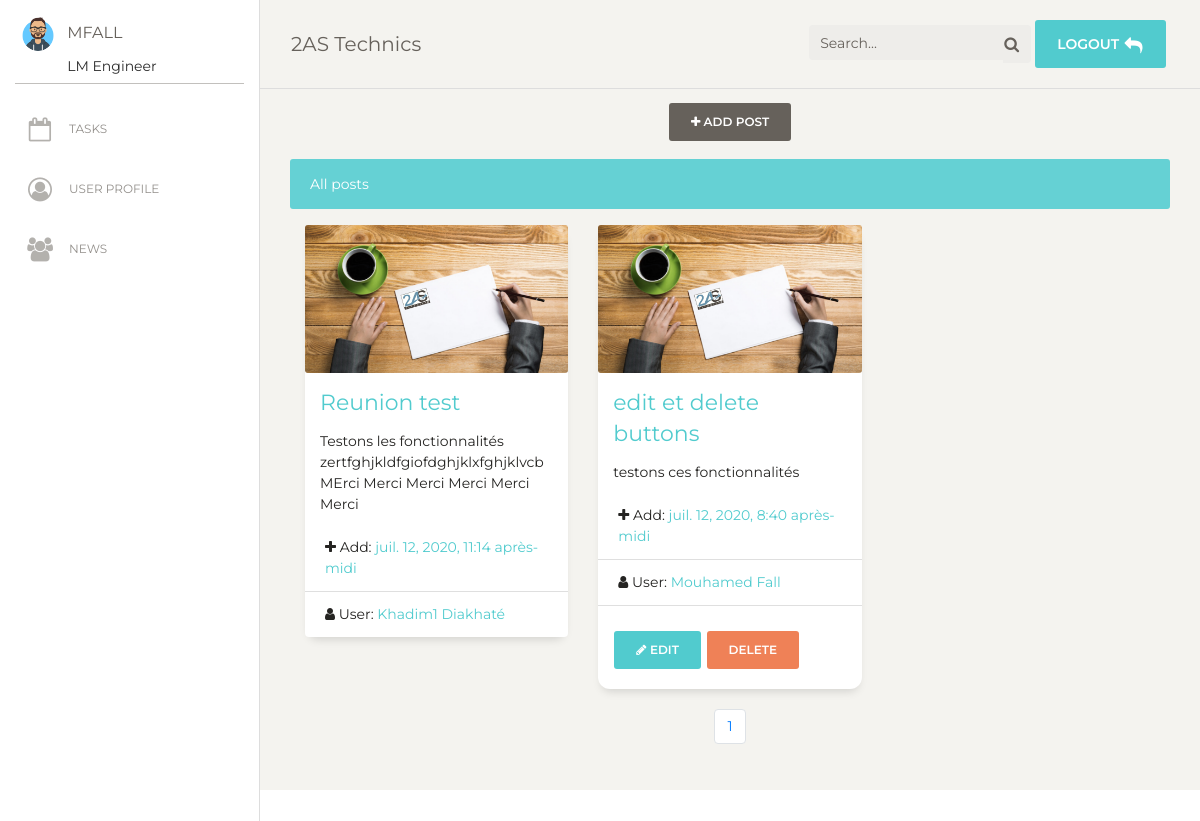
Screenshot of /news (signed in) with the database file from the repository.
### comptes/models.py (models this page shows, shortened)
class Profil(models.Model):
    typecompte = (
        ('LM Engineer','lm engineer'),
        ('Quality Manager','quality manager')
    )
    user = models.ForeignKey(User,on_delete=models.CASCADE)
    image = models.ImageField(upload_to="users_profils/",null=True,blank=True)
    bio = models.TextField(null=True)
    licensenumber = models.CharField(max_length=300,null=True)
    dateofbirth = models.DateField(null=True)
    placeofbirth = models.CharField(max_length=300,null=True)
    address = models.CharField(max_length=300,null=True)
    profile = models.CharField(max_length=15,choices=typecompte)

### maintenance/models.py (models this page shows, shortened)
class Post(models.Model):
    auteur = models.ForeignKey(User,on_delete=models.CASCADE)
    title = models.CharField(max_length=300)
    likes = models.ManyToManyField(User,related_name="likes",blank=True)
    photo = models.ImageField(upload_to="posts/",null=True,blank=True)
    content = models.TextField()
    created = models.DateTimeField(auto_now_add=True)
    updated = models.DateTimeField(auto_now=True)
    class Meta:
        ordering = ['-id']

### maintenance/views.py (the view, shortened to what this page needs)
# urls.py: path('news',views.news,name="news"),
@login_required
def news(request):
    query = request.GET.get('q')
    profil = Profil.objects.get(user=request.user)
    posts_list = Post.objects.all()
    if query:
        posts_list = Post.objects.filter(
            Q(title__startswith=query)|
            Q(content__icontains=query)|
            Q(auteur__username__icontains=query)
    )
    paginator = Paginator(posts_list,6)
    page = request.GET.get('page')
    try :
        posts = paginator.page(page)
    except PageNotAnInteger:
        posts = paginator.page(1)
    except EmptyPage:
        posts = paginator.page(paginator.num_pages)
    adminSite = False
    if profil.profile == "Quality Manager":
        adminSite = True
    context = {
        'profil':profil,
        'adminSite':adminSite,
        'posts':posts
    }
    return render(request,'maintenance/news.html',context)

### templates/maintenance/news.html (shortened to what this page needs)
{% extends 'maintenance/base.html' %}
{% load static %}
{% block content %}
<div class="container mb-2">
  <div class="row justify-content-center">
      <button type="button" class="btn btn-blue" data-toggle="modal" data-target="#exampleModal">
      <i class="fa fa-plus"></i> Add post
      </button>
  </div>
</div>
<div class="alert alert-primary" role="alert">
  All posts
</div>
<div class="container">
  <div class="row">
    {% for p in posts %}
      <div class="col-md-4">
        <div class="card">
          {% if p.photo %}
          <a href="{% url 'detail_post' p.id %}"><img src="{{p.photo.url}}" class="card-img-top" alt="..."></a>
          {% else %}
          <a href="{% url 'detail_post' p.id %}"><img src="{% static 'images/default_photo.png' %}" class="card-img-top" alt="..."></a>
          {% endif %}
          <div class="card-body">
            <h5 class="card-title text-primary"><a href="{% url 'detail_post' p.id %}">{{p.title}}</a></h5>
            <p class="card-text">{{p.content | truncatewords_html:25 }}</p>
          </div>
          <ul class="list-group list-group-flush">
            <li class="list-group-item"><i class="fa fa-plus"></i> Add: <span class="text-primary">{{p.created}}</span></li>
            <li class="list-group-item"><i class="fa fa-user"></i> User:  <span class="text-primary"> {{p.auteur.first_name}} {{p.auteur.last_name}}</span></li>
          </ul>
          {% if p.auteur == request.user %}
          <div class="card-body">
            <a href="{% url 'edit_post' p.id %}" class="card-link btn btn-primary"><i class="fa fa-pencil"></i> Edit</a>
            <button type="button" class="btn btn-danger" data-toggle="modal" data-target="#deletepost{{p.id}}">
              Delete
            </button>
          </div>
          {% endif %}
        </div>
      </div>
    {% endfor %}
  </div>
</div>
<nav aria-label="Page navigation example mt-2">
  <ul class="pagination justify-content-center">
  {% for p in posts.paginator.page_range %}
  {% if posts.number == l  %}
  <li class="page-item active"><a class="page-link" href="?page={{p}}">{{p}}</a></li>
  {% else %}
  <li class="page-item"><a class="page-link" href="?page={{p}}">{{p}}</a></li>
  {% endif %}
   {% endfor %}
  </ul>
</nav>
{% endblock content %}

### templates/maintenance/base.html (shortened to what this page needs)
<!DOCTYPE html>
{% load static %}
<html lang="en">
<head>
  <link href="https://maxcdn.bootstrapcdn.com/font-awesome/latest/css/font-awesome.min.css" rel="stylesheet">
  <link href="{% static 'bootstrap/css/bootstrap.min.css'%}" rel="stylesheet" />
  <link href="{% static 'bootstrap/css/paper-dashboard.css' %}" rel="stylesheet" />
</head>
<body class="">
  <div class="wrapper ">
  {% if adminSite %}
    <div class="sidebar" data-color="blue" data-active-color="danger">
  {% else %}
    <div class="sidebar" data-color="white" data-active-color="primary">
  {% endif %}
      <div class="logo">
        <a href="{% url 'user_profil' %}" class="simple-text logo-mini">
          <div class="logo-image-small">
          {% if profil.image %}
            <img src="{{ profil.image.url }}" class="rounded-circle">
          {% else %}
            <img src="{% static 'images/default_avatar.png' %}" class="rounded-circle">
          {% endif %}
          </div>
        </a>
        <a href="{% url 'user_profil' %}" class="simple-text logo-normal">
          {{ request.user }}
        </a>
        <span>{{ profil.profile }}</span>
      </div>
      <div class="sidebar-wrapper">
        <ul class="nav">
        {% if not adminSite %}
          <li>
            <a href="{% url 'tasks' %}">
              <i class="fa fa-calendar-o"></i>
              <p>Tasks</p>
            </a>
          </li>
        {% endif %}
          <li>
            <a href="{% url 'user_profil' %}">
              <i class="fa fa-user-circle-o"></i>
              <p>User Profile</p>
            </a>
          </li>
          <li>
            <a href="{% url 'news' %}">
              <i class="fa fa-group"></i>
              <p>News</p>
            </a>
          </li>
        </ul>
      </div>
    </div>
    <div class="main-panel">
      <nav class="navbar navbar-expand-lg navbar-absolute fixed-top navbar-transparent">
        <div class="container-fluid">
          <div class="navbar-wrapper">
            <a class="navbar-brand" href="{% url 'home' %}">2AS Technics</a>
          </div>
          <div class="collapse navbar-collapse justify-content-end" id="navigation">
            <form method="GET">
              <div class="input-group no-border">
                <input type="text" class="form-control" placeholder="Search..." name="q">
                <div class="input-group-append">
                  <div class="input-group-text">
                    <i class="fa fa-search"></i>
                  </div>
                </div>
              </div>
            </form>
            <ul class="navbar-nav">
              <li class="nav-item">
              {% if adminSite %}
                <a class="nav-link btn btn-blue" href="{% url 'deconnexion' %}">
              {% else %}
                <a class="nav-link btn btn-primary" href="{% url 'deconnexion' %}">
              {% endif %}
                  <span>logout</span>
                  <i class="fa fa-reply"></i>
                </a>
              </li>
            </ul>
          </div>
        </div>
      </nav>
      <div class="content">
        {% block content %}
        {% endblock content %}
      </div>
  </div>
  </div>
</body>
</html>

### rows the page displays
Profil: profile "LM Engineer"
Post: title "Reunion test", content "Testons les fonctionnalités zertfghjkldfgiofdghjklxfghjklvcb MErci Merci Merci Merci Merci Merci", created "juil. 12, 2020, 11:14 après-midi", auteur.first_name "Khadim1", auteur.last_name "Diakhaté"
Post: title "edit et delete buttons", content "testons ces fonctionnalités", created "juil. 12, 2020, 8:40 après-midi", auteur.first_name "Mouhamed", auteur.last_name "Fall"

### other values shown
{{ request.user }} "MFALL"
{{ p }} "1"
